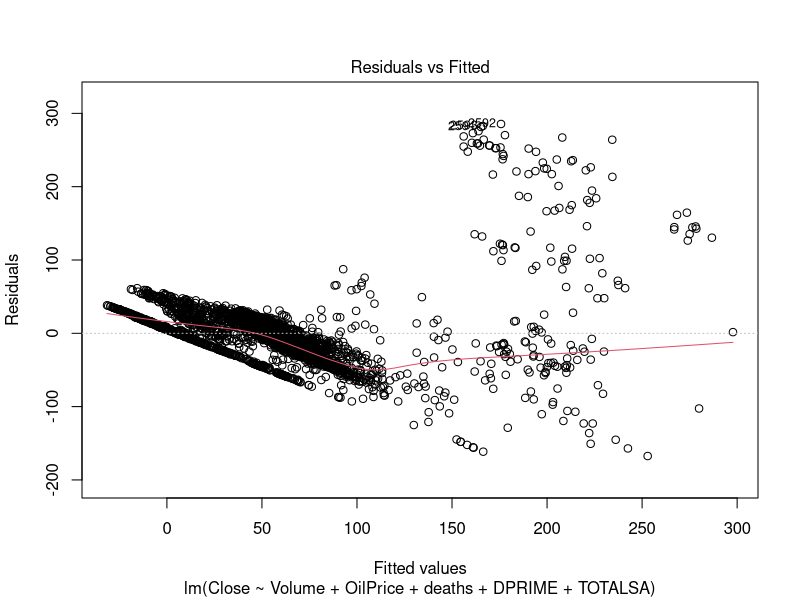
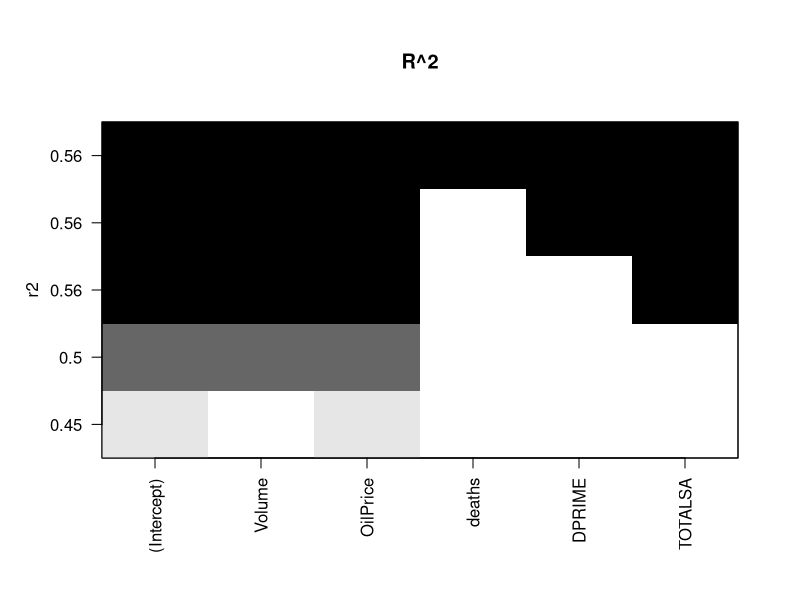
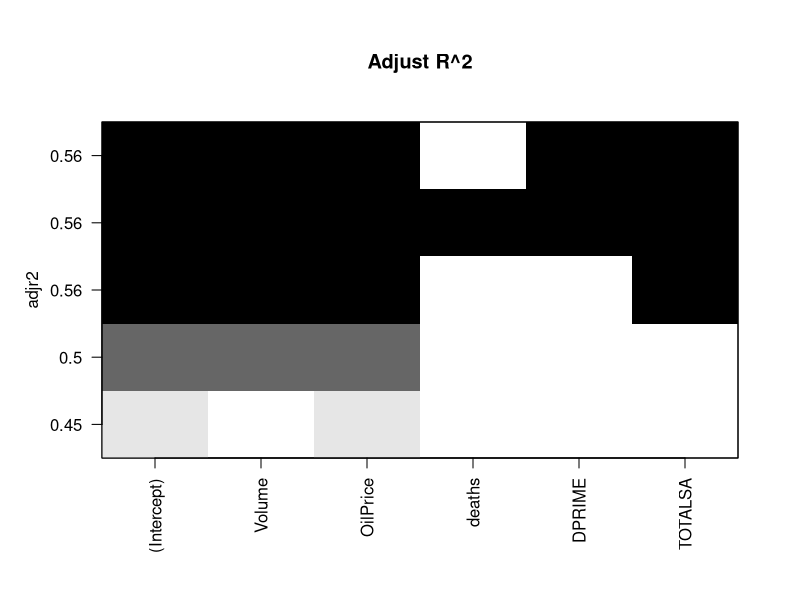
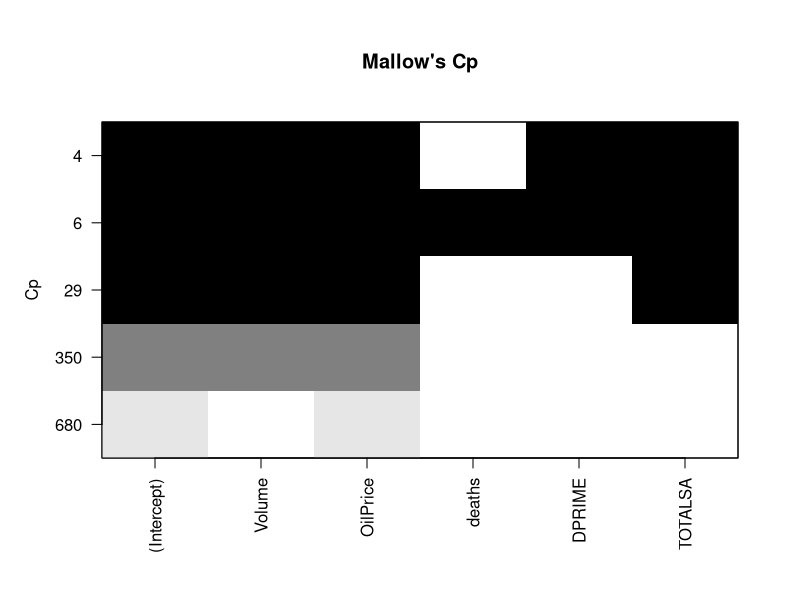
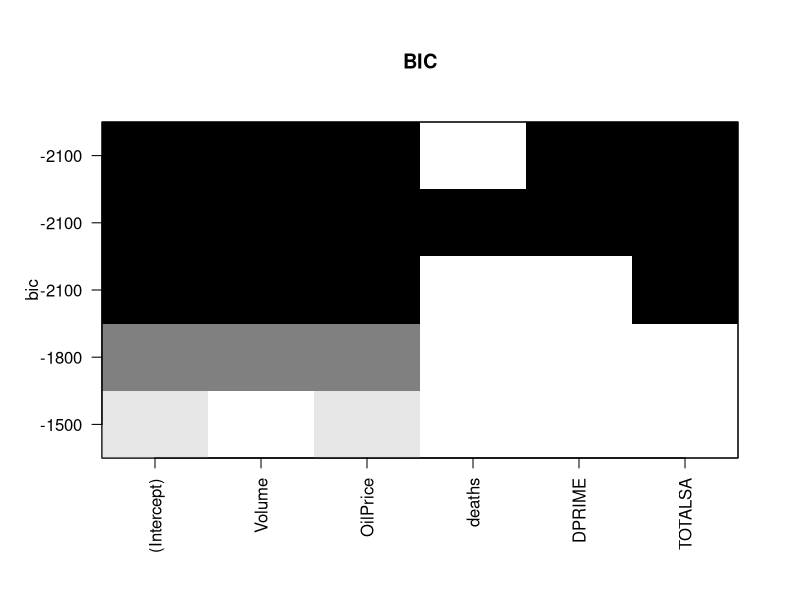
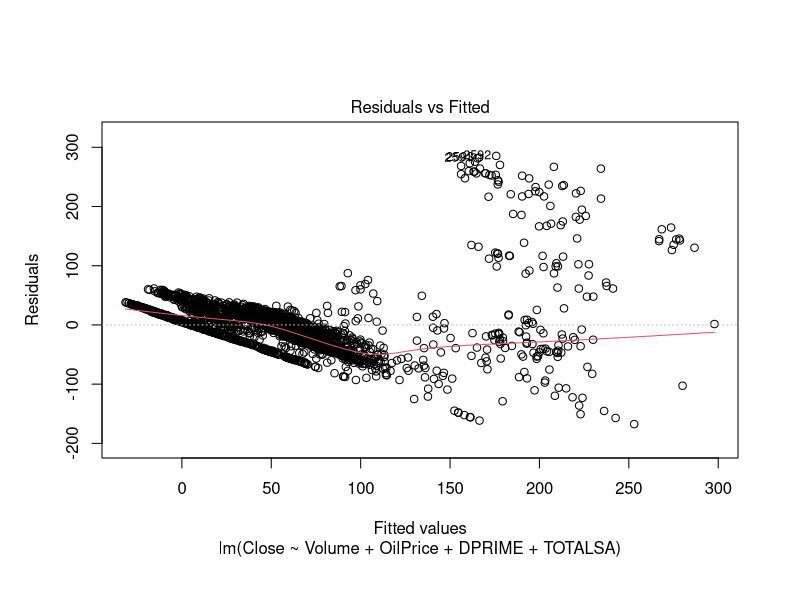
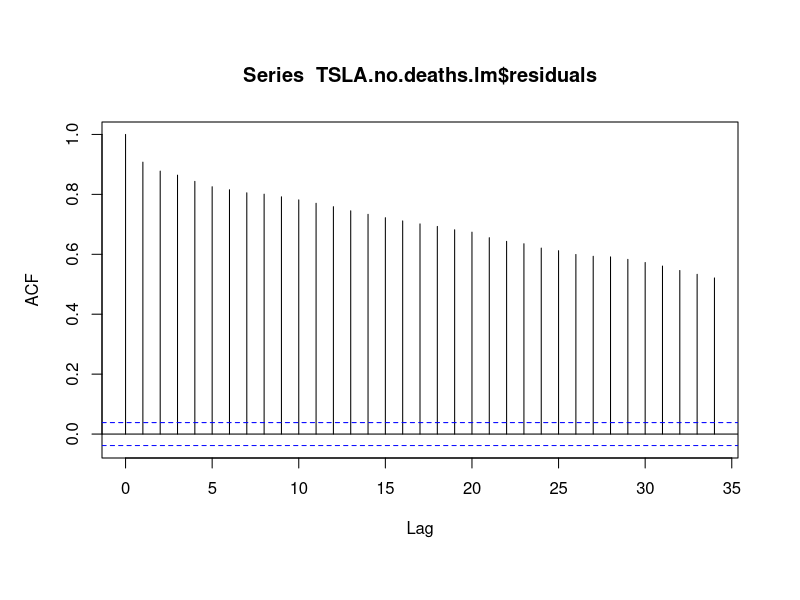
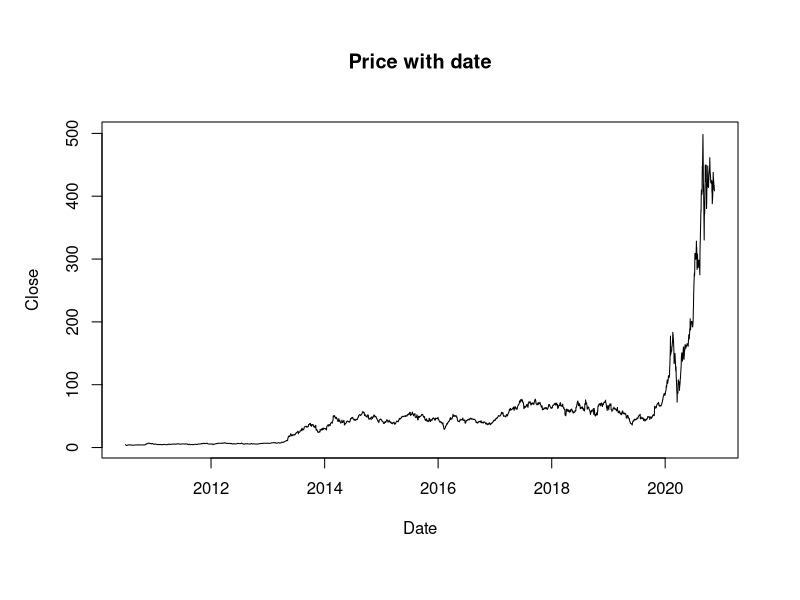

Recreate these plots in R, in order.
## ---- chunk 1
knitr::opts_chunk$set(echo = TRUE)
## ---- chunk 2
getwd()
library(forecast)
TSLA.full = read.csv("11_28.csv", header = T)
## ---- chunk 3
TSLA.full$Date = as.Date(TSLA.full$Date, format = "%Y-%m-%d")
TSLA.full.lm = lm(Close ~ Volume + OilPrice + deaths + DPRIME + TOTALSA, data = TSLA.full)
summary(TSLA.full.lm)
plot(TSLA.full.lm, which = 1)
## ---- chunk 4
library(leaps)
regsubsets.out = regsubsets(
  Close ~ Volume + OilPrice + deaths + DPRIME + TOTALSA, data = TSLA.full,
  nbest = 1,
  nvmax = NULL,
  method = "exhaustive"
)
plot(regsubsets.out , scale = "r2", main = "R^2")
plot(regsubsets.out , scale = "adjr2", main = "Adjust R^2")
plot(regsubsets.out , scale = "Cp", main = " Mallow's Cp ")
plot(regsubsets.out , main = "BIC")
## ---- chunk 5
TSLA.no.deaths.lm = lm(Close ~ Volume + OilPrice + DPRIME + TOTALSA, data = TSLA.full)
summary(TSLA.no.deaths.lm)
plot(TSLA.no.deaths.lm, which = 1)
acf(TSLA.no.deaths.lm$residuals)
## ---- chunk 6
plot(TSLA.full$Date, TSLA.full$Close, type = 'l',
     xlab = "Date", ylab = "Close", main = "Price with date")
## ---- chunk 7
Price = log(TSLA.full$Close)
ndiffs(Price)
Close.diff = diff(TSLA.full$Close, 1)
ndiffs(Close.diff)
Close.diff = diff(Close.diff, 1)
plot(TSLA.full$Date[1:length(Close.diff)] ,Close.diff, type = 'l',
     xlab = "Date", ylab = "log Close", main = "log Price with date")
acf(Close.diff)
pacf(Close.diff)

## ---- chunk 8
auto.arima(TSLA.full$Close, trace = T, xreg = cbind(TSLA.full$Volume, TSLA.full$OilPrice, TSLA.full$DPRIME, TSLA.full$TOTALSA))

## ---- chunk 9
ARIMA.m = arima(TSLA.full$Close, 
                order = c(1,2,0),
                xreg = cbind(TSLA.full$Volume, TSLA.full$OilPrice, TSLA.full$DPRIME, TSLA.full$TOTALSA),
                method="ML")
summary(ARIMA.m)

## ---- chunk 10
plot(ARIMA.m$residuals)
P = predict(ARIMA.m, 
        newxreg = cbind(TSLA.full$Volume, TSLA.full$OilPrice, TSLA.full$DPRIME, TSLA.full$TOTALSA)  )

## ---- chunk 11
price = ts(data = TSLA.full$Close)
plot(price)
acf(price)
ndiffs(price)
price.diff2 = diff(price, 2)
ndiffs(price.diff2)
price.diff21 = diff(price.diff2, 1)
ndiffs(price.diff21)
acf(price.diff21)
pacf(price.diff21)
plot(price.diff21)

auto.arima(price, trace = T)

arima.model = arima(price, order = c(3,2,0), method = "ML")

summary(arima.model)

plot(arima.model$residuals)

acf(arima.model$residuals)

qqnorm(arima.model$residuals)
Box.test(arima.model$residuals, type = "Ljung-Box")
## ---- chunk 12
pred = predict(arima.model, 10)
pred
plot(c(2605:2615),price[(length(price)-10) : length(price)-1], type = 'l')
lines(pred$pred, col = "red")
